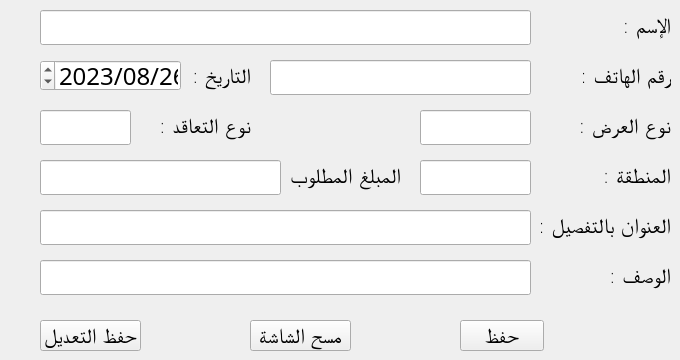
      <widget class="QWidget" name="tab_5">
       <attribute name="title">
        <string>اضافة</string>
       </attribute>
       <widget class="QLabel" name="label_9">
        <property name="geometry">
         <rect>
          <x>540</x>
          <y>210</y>
          <width>131</width>
          <height>31</height>
         </rect>
        </property>
        <property name="font">
         <font>
          <family>ae_AlMateen</family>
          <pointsize>16</pointsize>
          <weight>9</weight>
          <italic>false</italic>
          <bold>false</bold>
         </font>
        </property>
        <property name="text">
         <string>العنوان بالتفصيل :</string>
        </property>
       </widget>
       <widget class="QLabel" name="label">
        <property name="geometry">
         <rect>
          <x>610</x>
          <y>10</y>
          <width>61</width>
          <height>31</height>
         </rect>
        </property>
        <property name="font">
         <font>
          <family>ae_AlMateen</family>
          <pointsize>16</pointsize>
          <weight>9</weight>
          <italic>false</italic>
          <bold>false</bold>
         </font>
        </property>
        <property name="text">
         <string>الإسم :</string>
        </property>
       </widget>
       <widget class="QLabel" name="label_7">
        <property name="geometry">
         <rect>
          <x>150</x>
          <y>160</y>
          <width>121</width>
          <height>31</height>
         </rect>
        </property>
        <property name="font">
         <font>
          <family>ae_AlMateen</family>
          <pointsize>16</pointsize>
          <weight>9</weight>
          <italic>false</italic>
          <bold>false</bold>
         </font>
        </property>
        <property name="text">
         <string>المبلغ المطلوب :</string>
        </property>
       </widget>
       <widget class="QLabel" name="label_8">
        <property name="geometry">
         <rect>
          <x>150</x>
          <y>110</y>
          <width>101</width>
          <height>31</height>
         </rect>
        </property>
        <property name="font">
         <font>
          <family>ae_AlMateen</family>
          <pointsize>16</pointsize>
          <weight>9</weight>
          <italic>false</italic>
          <bold>false</bold>
         </font>
        </property>
        <property name="text">
         <string>نوع التعاقد :</string>
        </property>
       </widget>
       <widget class="QLineEdit" name="lineEdit_6">
        <property name="geometry">
         <rect>
          <x>40</x>
          <y>260</y>
          <width>491</width>
          <height>35</height>
         </rect>
        </property>
        <property name="font">
         <font>
          <family>ae_AlMateen</family>
          <pointsize>13</pointsize>
          <weight>9</weight>
          <italic>false</italic>
          <bold>false</bold>
         </font>
        </property>
        <property name="styleSheet">
         <string notr="true">	font-family:;
	font: 75 13pt &quot;ae_AlMateen&quot;;</string>
        </property>
        <property name="text">
         <string/>
        </property>
        <property name="cursorPosition">
         <number>0</number>
        </property>
        <property name="alignment">
         <set>Qt::AlignLeading|Qt::AlignLeft|Qt::AlignVCenter</set>
        </property>
       </widget>
       <widget class="QLineEdit" name="lineEdit_3">
        <property name="geometry">
         <rect>
          <x>420</x>
          <y>110</y>
          <width>111</width>
          <height>35</height>
         </rect>
        </property>
        <property name="font">
         <font>
          <family>ae_AlMateen</family>
          <pointsize>16</pointsize>
          <weight>9</weight>
          <italic>false</italic>
          <bold>false</bold>
         </font>
        </property>
        <property name="text">
         <string/>
        </property>
        <property name="alignment">
         <set>Qt::AlignLeading|Qt::AlignLeft|Qt::AlignVCenter</set>
        </property>
       </widget>
       <widget class="QLabel" name="label_6">
        <property name="geometry">
         <rect>
          <x>600</x>
          <y>260</y>
          <width>71</width>
          <height>31</height>
         </rect>
        </property>
        <property name="font">
         <font>
          <family>ae_AlMateen</family>
          <pointsize>16</pointsize>
          <weight>9</weight>
          <italic>false</italic>
          <bold>false</bold>
         </font>
        </property>
        <property name="text">
         <string>الوصف :</string>
        </property>
       </widget>
       <widget class="QLineEdit" name="lineEdit_8">
        <property name="geometry">
         <rect>
          <x>40</x>
          <y>210</y>
          <width>491</width>
          <height>35</height>
         </rect>
        </property>
        <property name="font">
         <font>
          <family>ae_AlMateen</family>
          <pointsize>13</pointsize>
          <weight>9</weight>
          <italic>false</italic>
          <bold>false</bold>
         </font>
        </property>
        <property name="styleSheet">
         <string notr="true">	font-family:;
	font: 75 13pt &quot;ae_AlMateen&quot;;</string>
        </property>
        <property name="text">
         <string/>
        </property>
        <property name="alignment">
         <set>Qt::AlignLeading|Qt::AlignLeft|Qt::AlignVCenter</set>
        </property>
       </widget>
       <widget class="QLineEdit" name="lineEdit_7">
        <property name="geometry">
         <rect>
          <x>40</x>
          <y>160</y>
          <width>241</width>
          <height>35</height>
         </rect>
        </property>
        <property name="font">
         <font>
          <family>ae_AlMateen</family>
          <pointsize>16</pointsize>
          <weight>9</weight>
          <italic>false</italic>
          <bold>false</bold>
         </font>
        </property>
        <property name="text">
         <string/>
        </property>
        <property name="alignment">
         <set>Qt::AlignLeading|Qt::AlignLeft|Qt::AlignVCenter</set>
        </property>
       </widget>
       <widget class="QLineEdit" name="lineEdit">
        <property name="geometry">
         <rect>
          <x>40</x>
          <y>10</y>
          <width>491</width>
          <height>35</height>
         </rect>
        </property>
        <property name="font">
         <font>
          <family>ae_AlMateen</family>
          <pointsize>16</pointsize>
          <weight>9</weight>
          <italic>false</italic>
          <bold>false</bold>
         </font>
        </property>
        <property name="text">
         <string/>
        </property>
        <property name="alignment">
         <set>Qt::AlignLeading|Qt::AlignLeft|Qt::AlignVCenter</set>
        </property>
       </widget>
       <widget class="QPushButton" name="pushButton_5">
        <property name="geometry">
         <rect>
          <x>460</x>
          <y>320</y>
          <width>84</width>
          <height>31</height>
         </rect>
        </property>
        <property name="font">
         <font>
          <family>ae_AlMateen</family>
          <pointsize>16</pointsize>
          <weight>9</weight>
          <italic>false</italic>
          <bold>false</bold>
         </font>
        </property>
        <property name="styleSheet">
         <string notr="true"/>
        </property>
        <property name="text">
         <string>حفظ</string>
        </property>
       </widget>
       <widget class="QLabel" name="label_5">
        <property name="geometry">
         <rect>
          <x>600</x>
          <y>160</y>
          <width>71</width>
          <height>31</height>
         </rect>
        </property>
        <property name="font">
         <font>
          <family>ae_AlMateen</family>
          <pointsize>16</pointsize>
          <weight>9</weight>
          <italic>false</italic>
          <bold>false</bold>
         </font>
        </property>
        <property name="text">
         <string>المنطقة :</string>
        </property>
       </widget>
       <widget class="QLineEdit" name="lineEdit_2">
        <property name="geometry">
         <rect>
          <x>270</x>
          <y>60</y>
          <width>261</width>
          <height>35</height>
         </rect>
        </property>
        <property name="font">
         <font>
          <family>ae_AlMateen</family>
          <pointsize>16</pointsize>
          <weight>9</weight>
          <italic>false</italic>
          <bold>false</bold>
         </font>
        </property>
        <property name="text">
         <string/>
        </property>
        <property name="alignment">
         <set>Qt::AlignRight|Qt::AlignTrailing|Qt::AlignVCenter</set>
        </property>
       </widget>
       <widget class="QLineEdit" name="lineEdit_5">
        <property name="geometry">
         <rect>
          <x>420</x>
          <y>160</y>
          <width>111</width>
          <height>35</height>
         </rect>
        </property>
        <property name="font">
         <font>
          <family>ae_AlMateen</family>
          <pointsize>16</pointsize>
          <weight>9</weight>
          <italic>false</italic>
          <bold>false</bold>
         </font>
        </property>
        <property name="text">
         <string/>
        </property>
        <property name="alignment">
         <set>Qt::AlignLeading|Qt::AlignLeft|Qt::AlignVCenter</set>
        </property>
       </widget>
       <widget class="QLabel" name="label_2">
        <property name="geometry">
         <rect>
          <x>560</x>
          <y>60</y>
          <width>111</width>
          <height>31</height>
         </rect>
        </property>
        <property name="font">
         <font>
          <family>ae_AlMateen</family>
          <pointsize>16</pointsize>
          <weight>9</weight>
          <italic>false</italic>
          <bold>false</bold>
         </font>
        </property>
        <property name="text">
         <string>رقم الهاتف :</string>
        </property>
       </widget>
       <widget class="QLabel" name="label_4">
        <property name="geometry">
         <rect>
          <x>570</x>
          <y>110</y>
          <width>101</width>
          <height>31</height>
         </rect>
        </property>
        <property name="font">
         <font>
          <family>ae_AlMateen</family>
          <pointsize>16</pointsize>
          <weight>9</weight>
          <italic>false</italic>
          <bold>false</bold>
         </font>
        </property>
        <property name="text">
         <string>نوع العرض :</string>
        </property>
       </widget>
       <widget class="QLineEdit" name="lineEdit_4">
        <property name="geometry">
         <rect>
          <x>40</x>
          <y>110</y>
          <width>91</width>
          <height>35</height>
         </rect>
        </property>
        <property name="font">
         <font>
          <family>ae_AlMateen</family>
          <pointsize>16</pointsize>
          <weight>9</weight>
          <italic>false</italic>
          <bold>false</bold>
         </font>
        </property>
        <property name="text">
         <string/>
        </property>
        <property name="alignment">
         <set>Qt::AlignLeading|Qt::AlignLeft|Qt::AlignVCenter</set>
        </property>
       </widget>
       <widget class="QLabel" name="label_10">
        <property name="geometry">
         <rect>
          <x>180</x>
          <y>60</y>
          <width>71</width>
          <height>31</height>
         </rect>
        </property>
        <property name="font">
         <font>
          <family>ae_AlMateen</family>
          <pointsize>16</pointsize>
          <weight>9</weight>
          <italic>false</italic>
          <bold>false</bold>
         </font>
        </property>
        <property name="text">
         <string>التاريخ :</string>
        </property>
       </widget>
       <widget class="QDateEdit" name="dateEdit">
        <property name="geometry">
         <rect>
          <x>40</x>
          <y>60</y>
          <width>141</width>
          <height>31</height>
         </rect>
        </property>
        <property name="font">
         <font>
          <family>ae_AlMateen</family>
          <pointsize>18</pointsize>
          <weight>9</weight>
          <italic>false</italic>
          <bold>false</bold>
         </font>
        </property>
        <property name="layoutDirection">
         <enum>Qt::RightToLeft</enum>
        </property>
        <property name="alignment">
         <set>Qt::AlignRight|Qt::AlignTrailing|Qt::AlignVCenter</set>
        </property>
        <property name="correctionMode">
         <enum>QAbstractSpinBox::CorrectToPreviousValue</enum>
        </property>
        <property name="minimumTime">
         <time>
          <hour>0</hour>
          <minute>0</minute>
          <second>0</second>
         </time>
        </property>
        <property name="currentSection">
         <enum>QDateTimeEdit::YearSection</enum>
        </property>
        <property name="displayFormat">
         <string>dd/MM/yyyy</string>
        </property>
        <property name="currentSectionIndex">
         <number>0</number>
        </property>
        <property name="date">
         <date>
          <year>2023</year>
          <month>8</month>
          <day>26</day>
         </date>
        </property>
       </widget>
       <widget class="QPushButton" name="pushButton_11">
        <property name="geometry">
         <rect>
          <x>40</x>
          <y>320</y>
          <width>101</width>
          <height>31</height>
         </rect>
        </property>
        <property name="font">
         <font>
          <family>ae_AlMateen</family>
          <pointsize>16</pointsize>
          <weight>9</weight>
          <italic>false</italic>
          <bold>false</bold>
         </font>
        </property>
        <property name="text">
         <string>حفظ التعديل</string>
        </property>
       </widget>
       <widget class="QLabel" name="label_18">
        <property name="geometry">
         <rect>
          <x>290</x>
          <y>160</y>
          <width>111</width>
          <height>31</height>
         </rect>
        </property>
        <property name="font">
         <font>
          <family>ae_AlMateen</family>
          <pointsize>16</pointsize>
          <weight>9</weight>
          <italic>false</italic>
          <bold>false</bold>
         </font>
        </property>
        <property name="text">
         <string>المبلغ المطلوب:</string>
        </property>
       </widget>
       <widget class="QPushButton" name="pushButton_10">
        <property name="geometry">
         <rect>
          <x>250</x>
          <y>320</y>
          <width>101</width>
          <height>31</height>
         </rect>
        </property>
        <property name="font">
         <font>
          <family>ae_AlMateen</family>
          <pointsize>16</pointsize>
          <weight>9</weight>
          <italic>false</italic>
          <bold>false</bold>
         </font>
        </property>
        <property name="text">
         <string>مسح الشاشة</string>
        </property>
       </widget>
      </widget>
